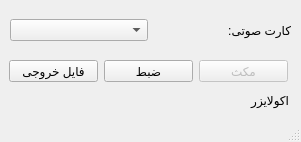
<?xml version="1.0" encoding="UTF-8"?>
<ui version="4.0">
 <class>AudioRecorder</class>
 <widget class="QMainWindow" name="AudioRecorder">
  <property name="geometry">
   <rect>
    <x>0</x>
    <y>0</y>
    <width>301</width>
    <height>142</height>
   </rect>
  </property>
  <property name="windowTitle">
   <string>MainWindow</string>
  </property>
  <widget class="QWidget" name="centralwidget">
   <widget class="QWidget" name="layoutWidget">
    <property name="geometry">
     <rect>
      <x>10</x>
      <y>90</y>
      <width>191</width>
      <height>21</height>
     </rect>
    </property>
    <layout class="QVBoxLayout" name="levelsLayout"/>
   </widget>
   <widget class="QLabel" name="levelLabel">
    <property name="geometry">
     <rect>
      <x>200</x>
      <y>90</y>
      <width>89</width>
      <height>21</height>
     </rect>
    </property>
    <property name="text">
     <string>اکولایزر</string>
    </property>
   </widget>
   <widget class="QPushButton" name="pauseButton">
    <property name="enabled">
     <bool>false</bool>
    </property>
    <property name="geometry">
     <rect>
      <x>199</x>
      <y>60</y>
      <width>89</width>
      <height>22</height>
     </rect>
    </property>
    <property name="text">
     <string>مکث</string>
    </property>
   </widget>
   <widget class="QPushButton" name="recordButton">
    <property name="geometry">
     <rect>
      <x>104</x>
      <y>60</y>
      <width>89</width>
      <height>22</height>
     </rect>
    </property>
    <property name="text">
     <string>ضبط</string>
    </property>
   </widget>
   <widget class="QWidget" name="layoutWidget_2">
    <property name="geometry">
     <rect>
      <x>10</x>
      <y>10</y>
      <width>281</width>
      <height>41</height>
     </rect>
    </property>
    <layout class="QGridLayout" name="gridLayout_2" rowstretch="0">
     <item row="0" column="0">
      <widget class="QComboBox" name="audioDeviceBox"/>
     </item>
     <item row="0" column="1">
      <widget class="QLabel" name="label">
       <property name="text">
        <string>کارت صوتی:</string>
       </property>
      </widget>
     </item>
    </layout>
   </widget>
   <widget class="QPushButton" name="outputButton">
    <property name="geometry">
     <rect>
      <x>9</x>
      <y>60</y>
      <width>89</width>
      <height>22</height>
     </rect>
    </property>
    <property name="text">
     <string>فایل خروجی</string>
    </property>
   </widget>
  </widget>
  <widget class="QStatusBar" name="statusbar"/>
 </widget>
 <resources/>
 <connections/>
</ui>
